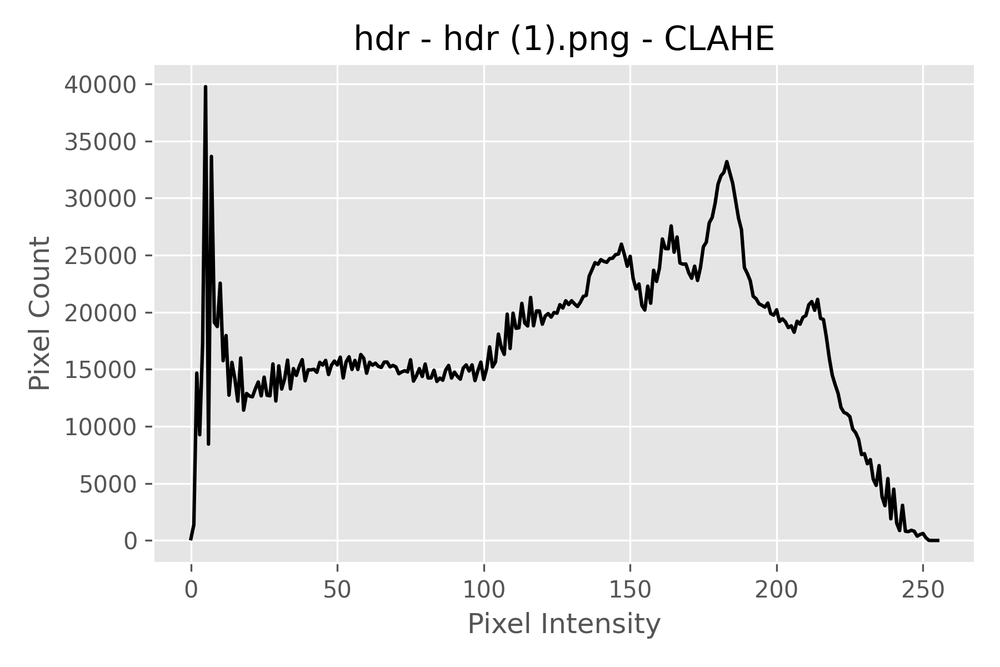
#> input picture results/histograms/hdr/hdr (1)_clahe_hist.png, 1000 x 667 px, shrunk from 1800 x 1200 before the run; its folder holds only this picture in this run
$ python plot_histograms.py
#> lines starting #> are read from the running program, lines starting #| are printed output that depends on the picture
### src/utils.py
"""
Yardımcı fonksiyonlar:
- Görsel yükleme / kaydetme
- Modality klasörlerinden görüntü listeleme
- Çıktı dosya yollarını oluşturma
"""

from typing import List, Iterator, Tuple, Optional
from pathlib import Path
import cv2
import numpy as np

from . import config


# =============================================================================
# GÖRÜNTÜ YÜKLEME & KAYDETME
# =============================================================================

def load_image(path: Path) -> np.ndarray:
    """
    Verilen yoldan BGR formatında görüntü yükler.
    Hata durumunda ValueError fırlatır.
    """
    img = cv2.imread(str(path), cv2.IMREAD_COLOR)
    if img is None:
        raise ValueError(f"Could not read image: {path}")
    return img


# [8 lines left out: function save_image, not called in this run]


# =============================================================================
# GÖRÜNTÜ LİSTELEME
# =============================================================================

def list_images_in_directory(directory: Path) -> List[Path]:
    """
    Bir dizindeki (alt klasörlere girmeden) tüm görüntü dosyalarını listeler.
    """
    if not directory.exists():
        return []

    files = [
        p for p in directory.iterdir()
        if p.is_file() and config.is_image_file(p)
    ]
    # Tutarlılık için isimlere göre sırala
    files.sort()
    return files


def iter_modality_images() -> Iterator[Tuple[str, Path]]:
    """
    Tüm modality klasörlerini dolaşır ve her görüntü için:
        (modality_name, image_path)
    şeklinde tuple döndürür.

    Örnek:
        for modality, img_path in iter_modality_images():
            ...
    """
    for modality, dir_path in config.MODALITY_DIRS.items():
        image_paths = list_images_in_directory(dir_path)
        for img_path in image_paths:
            yield modality, img_path


# =============================================================================
# ÇIKTI DOSYA ADLARI
# =============================================================================

# [38 lines left out: function build_output_image_path, not called in this run]

### src/enhancement_methods.py
"""
Enhancement methods:
- Histogram Equalization (HE)
- CLAHE
- Adaptive Gamma Correction (PURE GLOBAL BPAGC)

Tüm fonksiyonlar BGR formatındaki görüntü alır (cv2.imread)
ve yine BGR görüntü döndürür.
"""

from typing import Tuple
import numpy as np
import cv2

from . import config


# =============================================================================
# Yardımcı Fonksiyonlar
# =============================================================================

def _to_gray(img: np.ndarray) -> np.ndarray:
    """Girdiyi tek kanallı gri seviyeye çevirir."""
    if img is None:
        raise ValueError("_to_gray: input image is None")

    if len(img.shape) == 2 or img.shape[2] == 1:
        return img.copy()

    return cv2.cvtColor(img, cv2.COLOR_BGR2GRAY)


# [9 lines left out: function _from_gray_to_bgr, not called in this run]


# =============================================================================
# 1) HISTOGRAM EQUALIZATION (HE)
# =============================================================================

def apply_histogram_equalization(img: np.ndarray) -> np.ndarray:
    """
    Histogram Equalization uygular.
    Gri görüntüde direkt HE,
    renkli görüntüde YCrCb->Y kanalına HE->geri dönüş.
    """
    if img is None:
        raise ValueError("apply_histogram_equalization: input image is None")

    # Gri görüntü
    if len(img.shape) == 2 or img.shape[2] == 1:
        gray = _to_gray(img)
        he = cv2.equalizeHist(gray)
        return _from_gray_to_bgr(he)

    # Renkli görüntü
    ycrcb = cv2.cvtColor(img, cv2.COLOR_BGR2YCrCb)
    y, cr, cb = cv2.split(ycrcb)

    y_eq = cv2.equalizeHist(y)
    ycrcb_eq = cv2.merge([y_eq, cr, cb])

    return cv2.cvtColor(ycrcb_eq, cv2.COLOR_YCrCb2BGR)


# =============================================================================
# 2) CLAHE
# =============================================================================

def _create_clahe():
    """Config'teki parametrelere göre CLAHE objesi oluşturur."""
    return cv2.createCLAHE(
        clipLimit=config.CLAHE_CLIP_LIMIT,
        tileGridSize=config.CLAHE_TILE_GRID_SIZE
    )


def apply_clahe(img: np.ndarray) -> np.ndarray:
    """
    CLAHE uygular.
    Gri görüntüde direkt, renkli görüntüde Y kanalına CLAHE uygulanır.
    """
    if img is None:
        raise ValueError("apply_clahe: input image is None")

    clahe = _create_clahe()

    if len(img.shape) == 2 or img.shape[2] == 1:
        gray = _to_gray(img)
        cl = clahe.apply(gray)
        return _from_gray_to_bgr(cl)

    # Renkli görüntü
    ycrcb = cv2.cvtColor(img, cv2.COLOR_BGR2YCrCb)
    y, cr, cb = cv2.split(ycrcb)

    y_clahe = clahe.apply(y)
    ycrcb_cl = cv2.merge([y_clahe, cr, cb])

    return cv2.cvtColor(ycrcb_cl, cv2.COLOR_YCrCb2BGR)


# =============================================================================
# 3) PURE ADAPTIVE GAMMA CORRECTION (BPAGC)
# =============================================================================

def apply_gamma_correction(img: np.ndarray, gamma: float) -> np.ndarray:
    """Standart global gamma correction uygular."""
    if img is None:
        raise ValueError("apply_gamma_correction: input image is None")
    if gamma <= 0:
        raise ValueError("gamma must be > 0")

    img_f = img.astype(np.float32) / 255.0
    corrected = np.power(img_f, gamma)
    return np.clip(corrected * 255.0, 0, 255).astype(np.uint8)


def estimate_gamma_pure(
    img_bgr: np.ndarray,
    target_mean: float = 0.5,
    gamma_min: float = 0.3,
    gamma_max: float = 3.0
) -> float:
    """
    SAF / ORİJİNAL ADAPTIVE GAMMA (BPAGC benzeri global model):

        gamma = log(target_mean) / log(current_mean)

    - current_mean: görüntünün ortalama parlaklığı (0-1 arası)
    - target_mean: ideal parlaklık seviyesi (genelde 0.5 civarı)

    Açıklama:
        * current_mean < target_mean  -->  0 < gamma < 1  (görüntüyü aydınlatır)
        * current_mean > target_mean  -->  gamma > 1      (görüntüyü koyulaştırır)

    Bu fonksiyon hiçbir ek heuristic kullanmaz; tamamen
    global parlaklık ortalamasına dayalıdır.
    """
    gray = _to_gray(img_bgr).astype(np.float32) / 255.0

    current_mean = float(gray.mean())

    # Güvenlik önlemi: log(0) ve log(1)'den kaçınmak için
    eps = 1e-6
    current_mean = float(np.clip(current_mean, eps, 1.0 - eps))
    target_mean = float(np.clip(target_mean, eps, 1.0 - eps))

    # BPAGC formülü
    gamma = float(np.log(target_mean) / np.log(current_mean))

    # Uç değerleri kırp
    gamma = float(np.clip(gamma, gamma_min, gamma_max))
    return gamma


def apply_adaptive_gamma(img: np.ndarray, target_mean: float = 0.5) -> Tuple[np.ndarray, float]:
    """
    PURE GLOBAL ADAPTIVE GAMMA (BPAGC):

    1) current_mean hesaplanır
    2) gamma = log(target_mean) / log(current_mean)
    3) Gamma correction uygulanır

    Dönen:
        (iyileştirilmiş_görüntü, kullanılan_gamma)
    """
    if img is None:
        raise ValueError("apply_adaptive_gamma: input image is None")

    gamma = estimate_gamma_pure(
        img_bgr=img,
        target_mean=target_mean,
        gamma_min=config.ADAPTIVE_GAMMA_MIN,
        gamma_max=config.ADAPTIVE_GAMMA_MAX,
    )

    corrected = apply_gamma_correction(img, gamma)
    return corrected, gamma


# =============================================================================
# 4) METHOD ROUTER
# =============================================================================

# [36 lines left out: function apply_method, not called in this run]

### src/config.py
import os
from pathlib import Path

# =============================================================================
# PROJE TEMEL DİZİNLERİ
# =============================================================================

# Bu dosya src/ klasöründe, o yüzden proje kökü bir üst dizin
BASE_DIR = Path(__file__).resolve().parent.parent

# Veri klasörü
DATA_RAW_DIR = BASE_DIR / "data" / "raw"

# Sonuç klasörleri
RESULTS_DIR = BASE_DIR / "results"
RESULTS_IMAGES_DIR = RESULTS_DIR / "images"
RESULTS_METRICS_DIR = RESULTS_DIR / "metrics"
RESULTS_COLLAGES_DIR = RESULTS_DIR / "collages"

# Rapora özel klasörler
REPORTS_DIR = BASE_DIR / "reports"
REPORTS_FIGURES_DIR = REPORTS_DIR / "figures"
REPORTS_TABLES_DIR = REPORTS_DIR / "tables"

# =============================================================================
# MODALITY (KATEGORİ) AYARLARI
# =============================================================================

MODALITIES = [
    "hdr",
    "high_contrast",
    "high_light",
    "low_contrast",
    "low_light",
    "medical",
    "microscopy",
    "natural",
]

# Her modality’nin raw klasörü
MODALITY_DIRS = {
    name: DATA_RAW_DIR / name for name in MODALITIES
}

# Akademik raporda kullanılacak "teorik olarak beklenen en iyi yöntem"
EXPECTED_BEST_METHOD = {
    "low_contrast": "he",
    "medical": "clahe",
    "microscopy": "clahe",
    "low_light": "clahe",
    "high_light": "gamma_auto",
    "high_contrast": "clahe",
    "natural": "gamma_auto",
    "hdr": "gamma_auto",
}

# =============================================================================
# GÖRÜNTÜ İŞLEME PARAMETRELERİ
# =============================================================================

# Artık üç yöntem var: HE, CLAHE, ADAPTIVE GAMMA
METHODS = ["he", "clahe", "gamma_auto"]

# CLAHE parametreleri
CLAHE_CLIP_LIMIT = 2.0
CLAHE_TILE_GRID_SIZE = (8, 8)

# Adaptive gamma hedef parlaklığı (0–1 arası)
ADAPTIVE_GAMMA_TARGET_MEAN = 0.5

# Aranacak gamma aralığı (0.3–2.5 arası iyidir)
ADAPTIVE_GAMMA_MIN = 0.3
ADAPTIVE_GAMMA_MAX = 2.5

# Desteklenen görsel uzantıları
IMAGE_EXTENSIONS = [".png", ".jpg", ".jpeg", ".tif", ".tiff", ".bmp"]

# =============================================================================
# GÖRSEL ÇIKTI KLASÖRLERİ
# =============================================================================

RESULTS_IMAGES_METHOD_DIRS = {
    "he": RESULTS_IMAGES_DIR / "he",
    "clahe": RESULTS_IMAGES_DIR / "clahe",
    "gamma_auto": RESULTS_IMAGES_DIR / "gamma_auto",
}

# =============================================================================
# YARDIMCI FONKSİYONLAR
# =============================================================================

def is_image_file(path: Path) -> bool:
    """Desteklenen uzantılarla bitip bitmediğini kontrol eder."""
    return path.suffix.lower() in IMAGE_EXTENSIONS


# [21 lines left out: function ensure_directories, not called in this run]


# [4 lines that do not run on import are left out]

### src/plot_histograms.py
"""
Histogram Plotting Pipeline
---------------------------

Bu dosya:
- data/raw içindeki tüm görüntüleri dolaşır
- Original, HE, CLAHE, Adaptive Gamma uygulanmış görüntülerin
  histogramlarını üretir
- Çıktıyı results/histograms/<modality>/<image>_<method>_hist.png
  altına kaydeder
"""

import cv2
import numpy as np
import matplotlib.pyplot as plt
from pathlib import Path

from . import utils
from . import enhancement_methods as em
from . import config

plt.style.use("ggplot")


# =============================================================================
# 1) Tek bir histogram çizme fonksiyonu
# =============================================================================

def plot_histogram(img: np.ndarray, title: str, save_path: Path):
    """
    Bir görüntünün gri histogramını çizer ve dosyaya kaydeder.
    """
    if img is None:
        raise ValueError("plot_histogram: input image is None")

    gray = cv2.cvtColor(img, cv2.COLOR_BGR2GRAY)

    hist = cv2.calcHist([gray], [0], None, [256], [0, 256]).flatten()

    plt.figure(figsize=(6, 4))
    plt.plot(hist, color="black")
    plt.title(title)
    plt.xlabel("Pixel Intensity")
    plt.ylabel("Pixel Count")
    plt.tight_layout()

    save_path.parent.mkdir(parents=True, exist_ok=True)
    plt.savefig(str(save_path), dpi=300)
    plt.close()


# =============================================================================
# 2) Tek bir görüntü için tüm histogramları üret
# =============================================================================

def process_histograms_for_image(modality: str, img_path: Path):
    """
    Bir görüntü için:
    - Original histogram
    - HE histogram
    - CLAHE histogram
    - Adaptive Gamma histogram
    üreterek kaydeder.
    """

    print(f"[INFO] Processing histograms for {modality}/{img_path.name}")

    # 1) Orijinal görüntü
    img = utils.load_image(img_path)

    plot_histogram(
        img,
        title=f"{modality} - {img_path.name} - ORIGINAL",
        save_path=config.RESULTS_DIR / "histograms" / modality / f"{img_path.stem}_orig_hist.png"
    )

    # 2) HE
    he_img = em.apply_histogram_equalization(img)
    plot_histogram(
        he_img,
        title=f"{modality} - {img_path.name} - HE",
        save_path=config.RESULTS_DIR / "histograms" / modality / f"{img_path.stem}_he_hist.png"
    )

    # 3) CLAHE
    clahe_img = em.apply_clahe(img)
    plot_histogram(
        clahe_img,
        title=f"{modality} - {img_path.name} - CLAHE",
        save_path=config.RESULTS_DIR / "histograms" / modality / f"{img_path.stem}_clahe_hist.png"
    )

    # 4) Adaptive Gamma
    gamma_img, gamma_val = em.apply_adaptive_gamma(img)
    plot_histogram(
        gamma_img,
        title=f"{modality} - {img_path.name} - Adaptive Gamma (γ={gamma_val:.3f})",
        save_path=config.RESULTS_DIR / "histograms" / modality / f"{img_path.stem}_gamma_hist.png"
    )

    print(f"[OK] Saved histograms for {modality}/{img_path.name}")


# =============================================================================
# 3) Tüm dataset için histogram pipeline
# =============================================================================

def run_histogram_pipeline():
    print("[INFO] Histogram pipeline starting...")

    for modality, img_path in utils.iter_modality_images():
        process_histograms_for_image(modality, img_path)
#> in load_image, img is the input picture: shape (667, 1000, 3); min 0, max 255, mean 232.6
#> in plot_histogram, `hist = cv2.calcHist([gray], [0], None, [256], [0, 256]).flatten()`: hist = 256 values, max 332974 at index 229, min 29 at index 46, mean 2605.5
#> in plot_histogram, `plt.savefig(str(save_path), dpi=300)`:
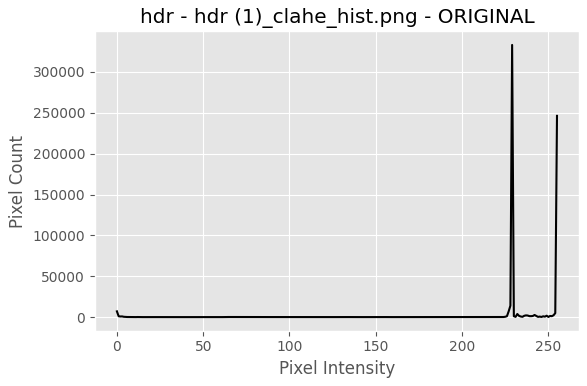
#> figure drawn by matplotlib, 1 panel; curve peaks at x = 229, y = 332974
#> in apply_histogram_equalization, `y_eq = cv2.equalizeHist(y)`:
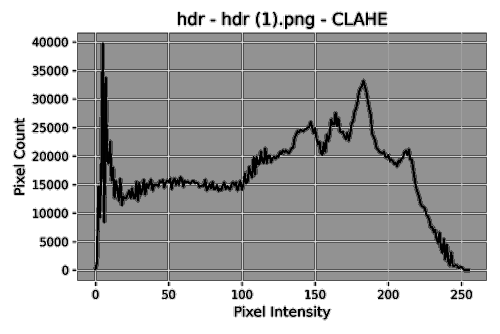
#> y_eq: shape (667, 1000) (shown at 1/2 size); min 0, max 255, mean 176.1
#> call 2 of plot_histogram, with title = 'hdr - hdr (1)_clahe_hist.png - HE'
#> in plot_histogram (call 2), `hist = cv2.calcHist([gray], [0], None, [256], [0, 256]).flatten()`: hist = 256 values, max 334524 at index 146, min 0 at index 10, mean 2605.5
#> in plot_histogram (call 2), `plt.savefig(str(save_path), dpi=300)`:
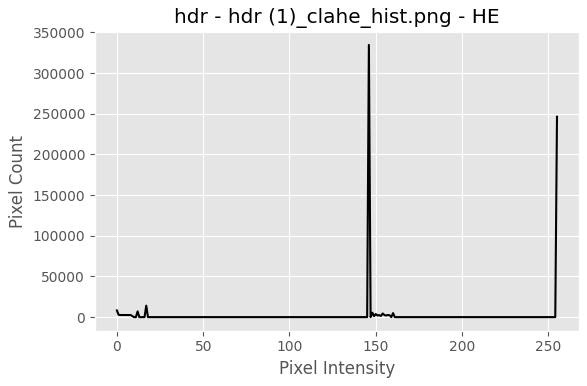
#> figure drawn by matplotlib, 1 panel; curve peaks at x = 146, y = 334524
#> call 3 of plot_histogram, with title = 'hdr - hdr (1)_clahe_hist.png - CLAHE'
#> in plot_histogram (call 3), `hist = cv2.calcHist([gray], [0], None, [256], [0, 256]).flatten()`: hist = 256 values, max 246224 at index 255, min 0 at index 0, mean 2605.5
#> in plot_histogram (call 3), `plt.savefig(str(save_path), dpi=300)`:
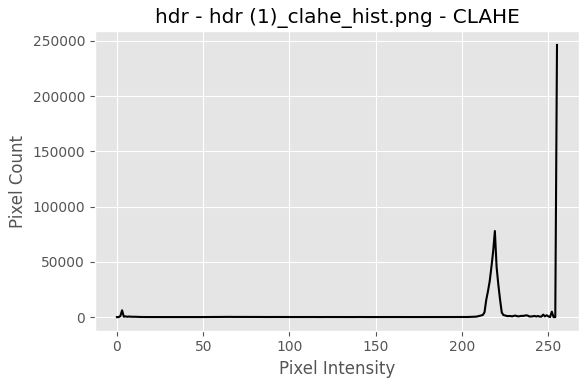
#> figure drawn by matplotlib, 1 panel; curve peaks at x = 255, y = 246224
#> in estimate_gamma_pure, `current_mean = float(gray.mean())`: current_mean = 0.912
#> in estimate_gamma_pure, `gamma = float(np.log(target_mean) / np.log(current_mean))`: gamma = 7.55
#> in estimate_gamma_pure, `gamma = float(np.clip(gamma, gamma_min, gamma_max))`: gamma = 2.5
#> in apply_gamma_correction, `corrected = np.power(img_f, gamma)`:
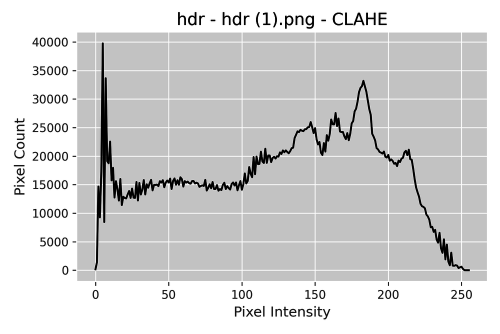
#> corrected: shape (667, 1000, 3) float32 (shown at 1/2 size); min 0, max 1, mean 0.83
#> in plot_histogram (call 4), `hist = cv2.calcHist([gray], [0], None, [256], [0, 256]).flatten()`: hist = 256 values, max 332974 at index 194, min 0 at index 58, mean 2605.5
#> in plot_histogram (call 4), `plt.savefig(str(save_path), dpi=300)`:
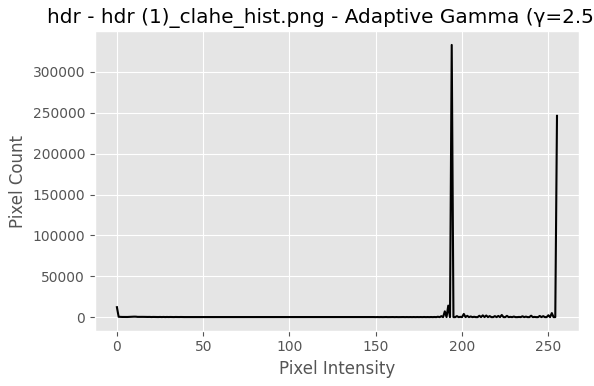
#> figure drawn by matplotlib, 1 panel; curve peaks at x = 194, y = 332974
#> pass 2 of the loop in run_histogram_pipeline, `for modality, img_path in utils.iter_modality_images():`:
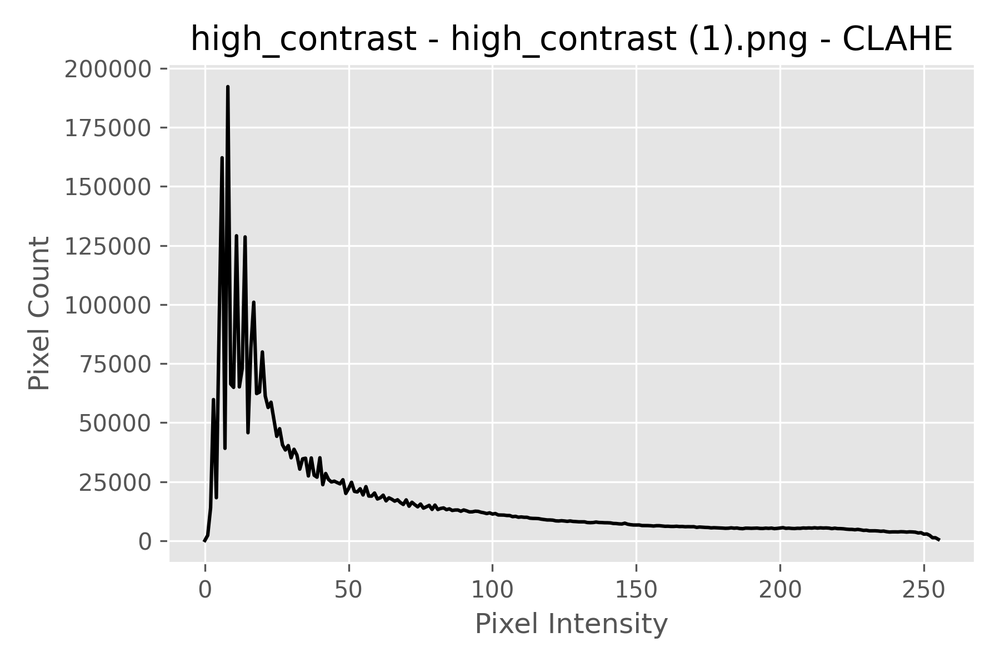
#> input picture results/histograms/high_contrast/high_contrast (1)_clahe_hist.png, 1000 x 667 px, shrunk from 1800 x 1200 before the run
#> in load_image, img is the input picture: shape (667, 1000, 3); min 0, max 255, mean 232.9
#> in apply_gamma_correction (call 2), `corrected = np.power(img_f, gamma)`:
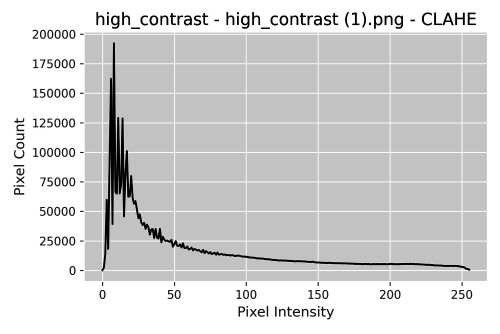
#> corrected: shape (667, 1000, 3) float32 (shown at 1/2 size); min 0, max 1, mean 0.832
#> hist = 256 values, max 332271 at index 194, min 0 at index 58, mean 2605.5
#> in plot_histogram (call 8), `plt.savefig(str(save_path), dpi=300)`:
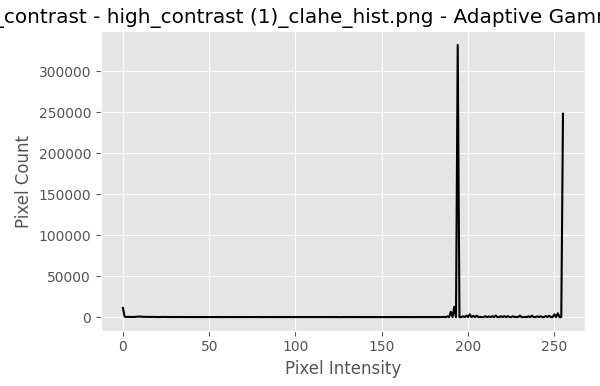
#> figure drawn by matplotlib, 1 panel; curve peaks at x = 194, y = 332271

    print("[INFO] Histogram pipeline completed.")


# =============================================================================
# 4) Modül direkt çalıştırılırsa pipeline başlat
# =============================================================================

if __name__ == "__main__":
    run_histogram_pipeline()
